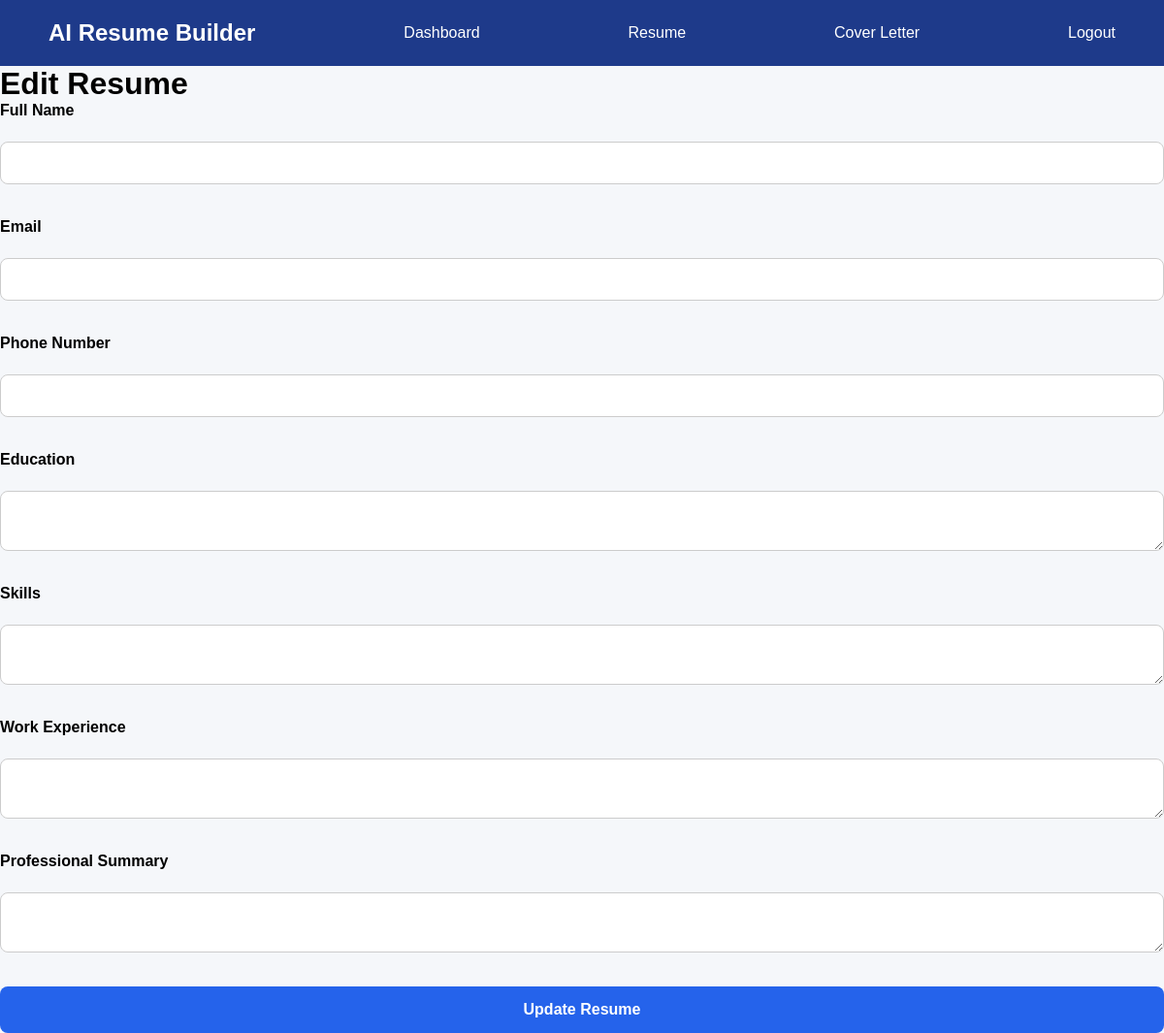
Before: /edit/8 (signed in) with the older database file.
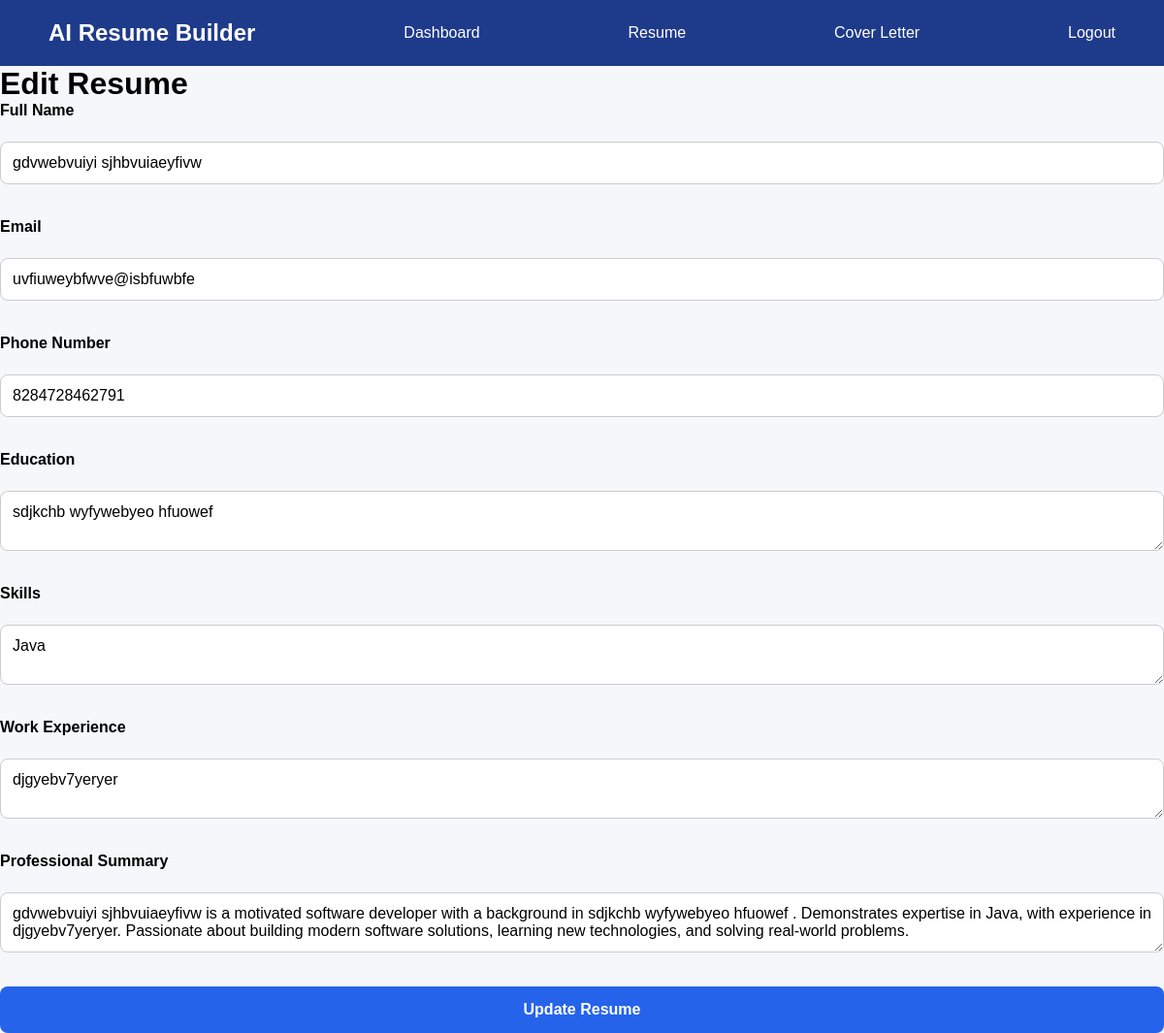
After: the same page with the newer database file.
### tables this page shows
CREATE TABLE resumes(
            id INTEGER PRIMARY KEY AUTOINCREMENT,
            user_id INTEGER NOT NULL,
            full_name TEXT,
            email TEXT,
            phone TEXT,
            education TEXT,
            skills TEXT,
            experience TEXT,
            summary TEXT
        );

### app.py (the view, shortened to what this page needs)
@app.route("/edit/<int:resume_id>", methods = ["GET", "POST"])
def edit_resume(resume_id):
    resume = get_resume_by_id(resume_id)
    return render_template(
        "edit_resume.html",
        resume = resume
    )

### database/db.py (called while the page is built)
def get_resume_by_id(resume_id):
    conn = sqlite3.connect(DB_PATH)
    conn.row_factory = sqlite3.Row
    cursor = conn.cursor()
    cursor.execute("""
        SELECT *
        FROM resumes
        WHERE id = ?
    """, (resume_id,))
    resume = cursor.fetchone()
    conn.close()
    return resume

### templates/edit_resume.html
{% extends "base.html" %}
{% block content %}
<h1>Edit Resume</h1>
<form method="POST">
    <label>Full Name</label>
    <input
        type="text"
        name="full_name"
        value="{{ resume['full_name'] }}"
        required
    >
    <label>Email</label>
    <input
        type="email"
        name="email"
        value="{{ resume['email'] }}"
        required
    >
    <label>Phone Number</label>
    <input
        type="tel"
        name="phone"
        value="{{ resume['phone'] }}"
    >
    <label>Education</label>
    <textarea name="education">{{ resume['education'] }}</textarea>
    <label>Skills</label>
    <textarea name="skills">{{ resume['skills'] }}</textarea>
    <label>Work Experience</label>
    <textarea name="experience">{{ resume['experience'] }}</textarea>
    <label>Professional Summary</label>
    <textarea name="summary">{{ resume['summary'] }}</textarea>
    <button type="submit">Update Resume</button>
</form>
{% endblock %}

Changed rows visible on the page:
added resumes: full_name "gdvwebvuiyi sjhbvuiaeyfivw", email "uvfiuweybfwve@isbfuwbfe", phone "8284728462791", education "sdjkchb wyfywebyeo hfuowef", skills "Java", experience "djgyebv7yeryer", summary "gdvwebvuiyi sjhbvuiaeyfivw is a motivated software developer with a background in sdjkchb wyfywebyeo hfuowef . Demonstrates expertise in Java, with experience in djgyebv7yeryer. Passionate about building modern software solutions, learning new technologies, and solving real-world problems."
